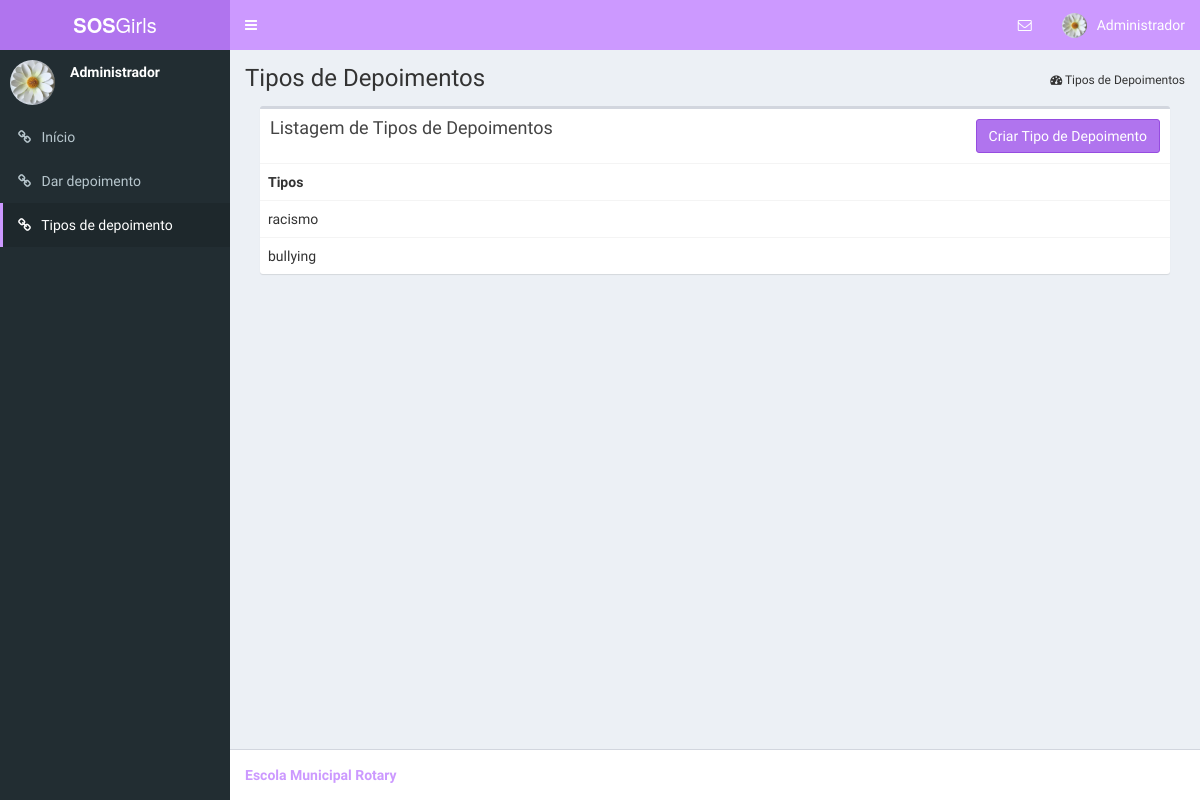
The app's page /tipos_depoimento/ (signed in), older data.
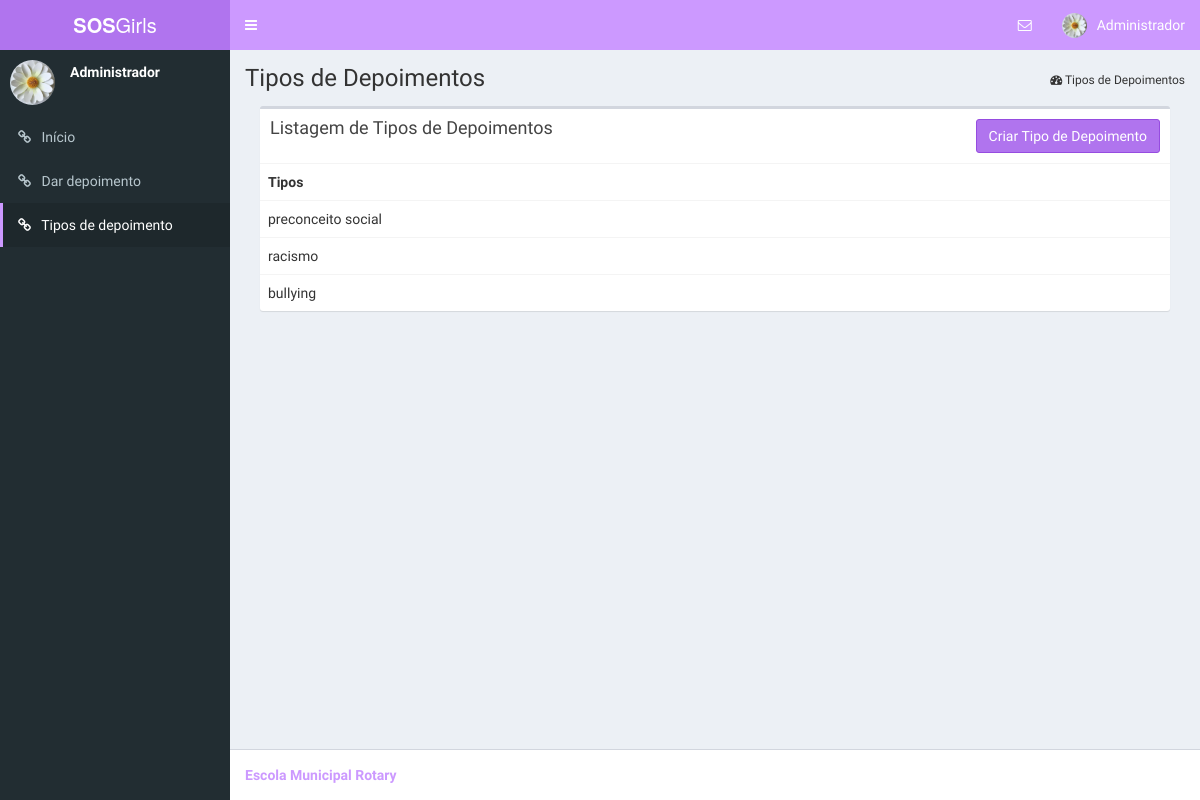
The same page, newer data.
### comum/models.py (models this page shows, shortened)
class TipoDepoimentos(models.Model):
    nome = models.CharField(max_length=30)

### comum/views.py (the view)
# urls.py: url(r'^tipos_depoimento/$', views.tipos_depoimento, name='tipos_depoimento'),
def tipos_depoimento(request):
    if request.user.is_superuser:
        registros = TipoDepoimentos.objects.all().order_by("-id")
        depoimentos = paginar_registros(request, registros, 15)
        return render(request, "tipos_depoimento.html", {"depoimentos":depoimentos})
    else:
        return HttpResponseRedirect(reverse('comum:index'))

### comum/views.py (called while the page is built)
def paginar_registros(request, registros, qtd_por_pagina):
    paginator = Paginator(registros, qtd_por_pagina)
    page = request.GET.get('page')
    try:
        return paginator.page(page)
    except PageNotAnInteger:
        return paginator.page(1)
    except EmptyPage:
        return paginator.page(paginator.num_pages)

### comum/templates/tipos_depoimento.html (shortened to what this page needs)
{% extends "base.html" %}
{% load staticfiles %}
{% load bootstrap_pagination %}
{% load comum_extras %}
{% block tipos_depoimento %} active {% endblock %}
{% block breadcrumb %}
<section class="content-header">
    <h1>
        Tipos de Depoimentos
    </h1>
    <ol class="breadcrumb">
        <li><i class="fa fa-dashboard"></i> Tipos de Depoimentos</li>
    </ol>
</section>
{% endblock %}
{% block content %}
<section class="content">
  <div class="col-xs-12">
          <div class="box">
              <div class="box-header">
                  <h3 class="box-title">Listagem de Tipos de Depoimentos</h3>
                  <a href="{%url 'comum:novo_tipo_depoimento'%}" class="btn btn-small btn-info pull-right">Criar Tipo de Depoimento</a>
              </div>
              <div class="box-body table-responsive no-padding">
                  <table class="table table-hover">
                      <tr>
                          <th>Tipos</th>
                      </tr>
                      {% for depoimento in depoimentos %}
                      <tr>
                          <td>{{ depoimento.nome }}</td>
                      </tr>
                      {% endfor %}
                  </table>
              </div>
          </div>
      </div>
    <nav aria-label="Page navigation">
  </nav>
</section>
{% endblock %}

Row changes from the older to the newer data that the page shows:
added TipoDepoimentos: nome "preconceito social"
